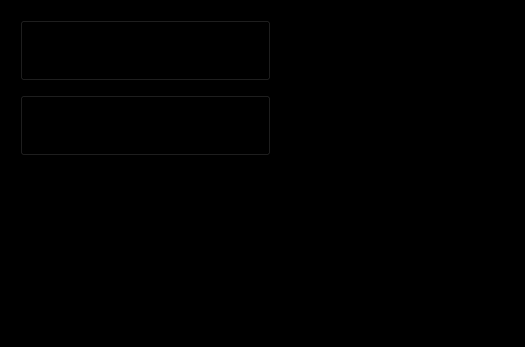
<?xml version="1.0" encoding="UTF-8"?>
<ui version="4.0">
 <class>CalibrationWidget</class>
 <widget class="QWidget" name="CalibrationWidget">
  <property name="geometry">
   <rect>
    <x>0</x>
    <y>0</y>
    <width>525</width>
    <height>347</height>
   </rect>
  </property>
  <property name="windowTitle">
   <string>Form</string>
  </property>
  <property name="styleSheet">
   <string notr="true">background-color: rgb(0, 0, 0);</string>
  </property>
  <widget class="QPushButton" name="RefuseButton">
   <property name="enabled">
    <bool>true</bool>
   </property>
   <property name="geometry">
    <rect>
     <x>20</x>
     <y>95</y>
     <width>251</width>
     <height>61</height>
    </rect>
   </property>
   <property name="font">
    <font>
     <pointsize>12</pointsize>
    </font>
   </property>
   <property name="autoFillBackground">
    <bool>false</bool>
   </property>
   <property name="styleSheet">
    <string notr="true">background-color: rgb(0, 0, 0);
border-color: qlineargradient(spread:pad, x1:0, y1:0, x2:1, y2:0, stop:0 rgba(0, 0, 0, 255), stop:1 rgba(255, 255, 255, 255));</string>
   </property>
   <property name="text">
    <string>Refuse Calibration</string>
   </property>
   <property name="checkable">
    <bool>true</bool>
   </property>
  </widget>
  <widget class="QPushButton" name="AcceptButton">
   <property name="enabled">
    <bool>true</bool>
   </property>
   <property name="geometry">
    <rect>
     <x>20</x>
     <y>20</y>
     <width>251</width>
     <height>61</height>
    </rect>
   </property>
   <property name="font">
    <font>
     <pointsize>12</pointsize>
    </font>
   </property>
   <property name="autoFillBackground">
    <bool>false</bool>
   </property>
   <property name="styleSheet">
    <string notr="true">background-color: rgb(0, 0, 0);
border-color: qlineargradient(spread:pad, x1:0, y1:0, x2:1, y2:0, stop:0 rgba(0, 0, 0, 255), stop:1 rgba(255, 255, 255, 255));</string>
   </property>
   <property name="text">
    <string>Accept Calibration</string>
   </property>
   <property name="checkable">
    <bool>true</bool>
   </property>
  </widget>
 </widget>
 <resources/>
 <connections/>
</ui>
